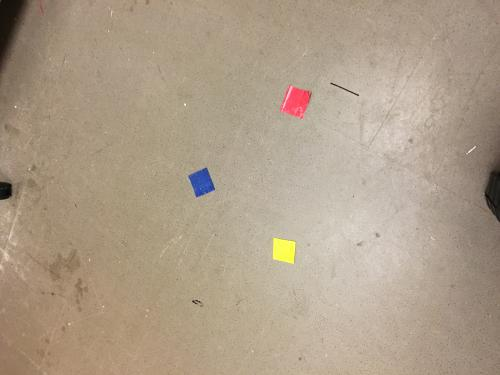
#> input picture datasets/per_field/cv/target_detection/tarpsB.jpg, 500 x 375 px, found by its file name
$ python image_processing_20_target_detection.py   (older library calls are emulated)
#> lines starting #> are read from the running program, lines starting #| are printed output that depends on the picture; after the words box and inside, x2 and y2 are one past the last pixel; in counts of white or black regions, pixels touching at a corner belong together
import cv2
import numpy as np

image = cv2.imread('tarpsB.jpg', 1)
#> image is the input picture: shape (375, 500, 3); mean B, G, R 137.3, 157.4, 173.8
# convert to CIELab
cielab = cv2.cvtColor(image, cv2.COLOR_BGR2Lab)
#> cielab: shape (375, 500, 3); mean of channels 0, 1, 2 167.6, 130.8, 140.8

# define target strings
targ = ['Target 1 - Blue', 'Target 2 - Yellow', 'Target 3 - Red']
i = 0

# colors = [
#           ([91, 40, 40]), ([40, 209, 255]), ([81, 60, 166])
# ]
# rough conversion of BGR target values to CIELab
cielab_colors = [
    ([20, 20, -40]), ([80, 0, 90]), ([40, 70, 30])
]

# # loop over the boundaries
height = image.shape[0]
#> height = 375
width = image.shape[1]
#> width = 500
mask = np.ones(image.shape[0:2])

cv2.circle(mask, (int(width / 2), int(height / 2)), int(height / 2), 0, -1);
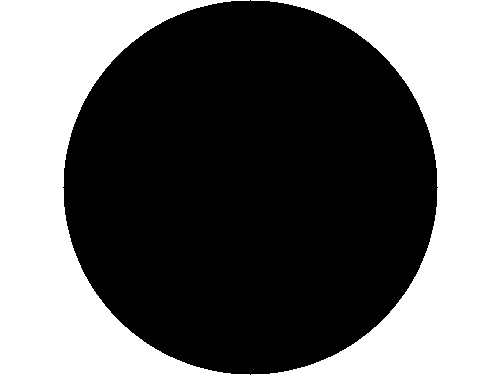
#> mask: shape (375, 500) float64; values 0 (black) and 1 (white), 41.4% white; 2 white regions, box (x1, y1, x2, y2) and area: (0, 0, 250, 375) 39015, (251, 0, 500, 375) 38640
mask = 1 - mask
mask = mask.astype('uint8')

# for color in colors:
for cielab_color in cielab_colors:
    diff_img = cielab.astype(float)
    # find the colors within the specified boundaries and apply
    # the mask

    diff_img[:, :, 0] = np.absolute(diff_img[:, :, 0] - 255 * cielab_color[0] / 100)
    diff_img[:, :, 1] = np.absolute(diff_img[:, :, 1] - (cielab_color[1] + 128))
    diff_img[:, :, 2] = np.absolute(diff_img[:, :, 2] - (cielab_color[2] + 128))

    diff_img = (diff_img[:, :, 1] + diff_img[:, :, 2]) / 2
    diff_img = cv2.GaussianBlur(diff_img, (19, 19), 0)
    minVal, maxVal, minLoc, maxLoc = cv2.minMaxLoc(diff_img, mask)
    min_img = np.array(diff_img / 255)

    ff_mask = np.zeros((height + 2, width + 2), np.uint8)
    cv2.floodFill(image, ff_mask, minLoc, 255, (12, 12, 12), (12, 12, 12), cv2.FLOODFILL_MASK_ONLY);
    ff_mask = ff_mask[1:-1, 1:-1]
    im2, contours, hierarchy = cv2.findContours(ff_mask, cv2.RETR_TREE, cv2.CHAIN_APPROX_SIMPLE)

    # Find the index of the largest contour
    areas = [cv2.contourArea(c) for c in contours]
    max_index = np.argmax(areas)
    cont = contours[max_index]
    print('target color = {}'.format(image[minLoc[1], minLoc[0], :]))
    # putting text and outline rectangles on image
    x, y, w, h = cv2.boundingRect(cont)
#> (the run stopped early here; a loop or call above may not have finished)
